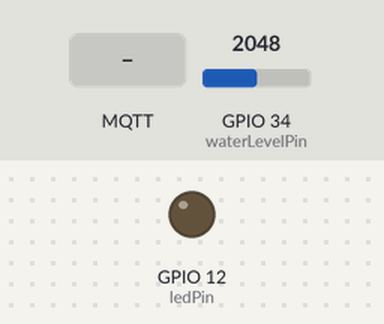
Simulated run of this sketch. Board: ESP32. Parts: output pins drawn as LEDs (lit = HIGH). The test bench sets the inputs (shaded band); at power-on: GPIO 34 (waterLevelPin) = 2048. WiFi joins after 1.5 s; servers stay silent unless stated; no MQTT or app messages arrive unless stated; what the sketch prints to the serial monitor is not drawn.

Above: at 2.7 s.
2.8 s: MQTT message "1" arrives on the first subscribed topic
At 12.1 s:
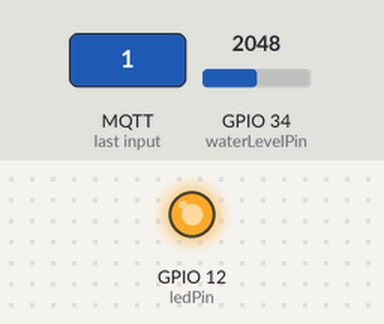
13.0 s: GPIO 34 (waterLevelPin) set to 2456
18.0 s: GPIO 34 (waterLevelPin) set to 2568
32.0 s: MQTT message "0" arrives on the first subscribed topic
At 42.5 s:
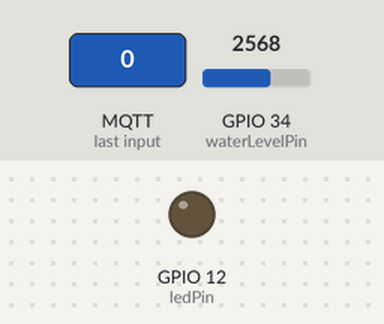
Timing chart, 0 to 44.0 s (numbered marks = the images above; inputs shaded):
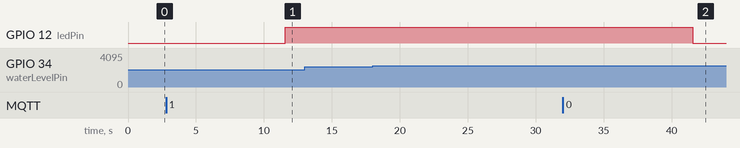

The sketch:

WATER-LEVEL-MQTT.ino
```cpp
#include <WiFi.h>
#include <PubSubClient.h>
#include <ArduinoJson.h>

const char* ssid = "SGG UNDIKSHA";
const char* password = "smartgreengarden";
const char* mqtt_server = "192.168.21.44";

WiFiClient espClient;
PubSubClient client(espClient);

const int waterLevelPin = 34;
const int ledPin = 12;

void setup_wifi() {
  Serial.println("🔗 Connecting to WiFi...");
  WiFi.begin(ssid, password);
  while (WiFi.status() != WL_CONNECTED) {
    delay(500);
    Serial.print(".");
  }
  Serial.println("\n✅ Connected to WiFi!");
}

void reconnect() {
  while (!client.connected()) {
    Serial.print("🔄 Connecting to MQTT...");
    if (client.connect("ESP32Client")) {
      Serial.println("✅ Connected!");
      client.subscribe("sensor/waterlevel");
    } else {
      Serial.print("❌ Failed, rc=");
      Serial.print(client.state());
      Serial.println(" Retrying in 5s...");
      delay(5000);
    }
  }
}

void callback(char* topic, byte* payload, unsigned int length) {
  Serial.print("📩 Received message: ");
  String message;
  for (int i = 0; i < length; i++) {
    message += (char)payload[i];
  }
  Serial.println(message);

  if (message == "1") {
    Serial.println("💡 Turning LED ON");
    digitalWrite(ledPin, HIGH);
  } else if (message == "0") {
    Serial.println("💡 Turning LED OFF");
    digitalWrite(ledPin, LOW);
  }
}

void setup() {
  Serial.begin(115200);
  pinMode(waterLevelPin, INPUT);
  pinMode(ledPin, OUTPUT);

  setup_wifi();
  client.setServer(mqtt_server, 1883);
  client.setCallback(callback);
}

void loop() {
  if (!client.connected()) {
    reconnect();
  }
  client.loop();

  int sensorValue = analogRead(waterLevelPin);
  Serial.print("📊 Water Level: ");
  Serial.println(sensorValue);

  String waterLevel;
  if (sensorValue <= 500) {
    waterLevel = "Empty";
  } else if (sensorValue > 500 && sensorValue <= 1500) {
    waterLevel = "Low";
  } else if (sensorValue > 1500 && sensorValue <= 2500) {
    waterLevel = "Medium";
  } else {
    waterLevel = "High";
  }

  // 🔹 Buat objek JSON
  StaticJsonDocument<200> doc;
  doc["sensor_value"] = sensorValue;
  doc["status"] = waterLevel;

  // 🔹 Konversi JSON ke string
  char buffer[256];
  serializeJson(doc, buffer);

  Serial.print("📤 Sending JSON: ");
  Serial.println(buffer);

  // 🔹 Kirim JSON ke MQTT
  client.publish("sensor/waterlevel", buffer);

  delay(10000);
}
```

Measured:
- after the input at 2.8 s, GPIO 12 (ledPin): LOW → HIGH after 8.8 s
- after the input at 13.0 s, every drawn part: stays the same
- after the input at 18.0 s, every drawn part: stays the same
- after the input at 32.0 s, GPIO 12 (ledPin): HIGH → LOW after 9.6 s
